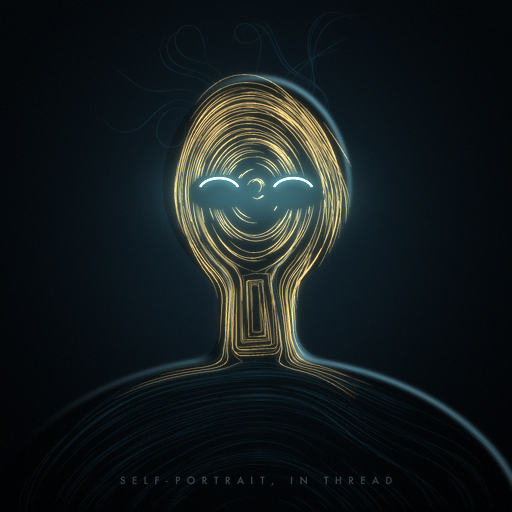

Reproduce this figure in Python.
"""
Self-portrait (Fable) — 512x512 PNG.

Where the last portrait was a network, this one is narrative: the head and
shoulders are drawn entirely from storylines — threads that flow around the
form like contour lines, gather light near the eyes, and unravel into loose
ends above the crown. Deterministic: same seed, same image, every run.

    python3 self_portrait_fable.py [output.png]
"""

import sys

import numpy as np
from PIL import Image, ImageDraw, ImageFilter

SIZE = 512
SS = 4  # supersampling for the line work
SEED = 7

# ---------------------------------------------------------------- palette ---
BG_TOP = np.array([0.020, 0.036, 0.052])
BG_BOTTOM = np.array([0.008, 0.014, 0.026])
AURA = np.array([0.050, 0.110, 0.135])
THREAD_DIM = np.array([0.16, 0.42, 0.52])   # cold thread, far from thought
THREAD_HOT = np.array([1.00, 0.80, 0.44])   # warm thread, near the eyes
EYE_GLOW = np.array([0.55, 0.95, 1.00])
EYE_CORE = np.array([0.94, 1.00, 1.00])
RIM = np.array([0.55, 0.85, 0.95])
TEXT = np.array([0.50, 0.60, 0.62])

# --------------------------------------------------------------- geometry ---
HEAD_C = (256.0, 188.0)
HEAD_R = (94.0, 112.0)
NECK_C = (256.0, 308.0)
NECK_H = (38.0, 58.0)
TORSO_C = (256.0, 545.0)
TORSO_R = (275.0, 190.0)
EYES = ((256 - 37.0, 192.0), (256 + 37.0, 192.0))


def smooth_min(a, b, k):
    h = np.clip(0.5 + 0.5 * (b - a) / k, 0.0, 1.0)
    return b * (1.0 - h) + a * h - k * h * (1.0 - h)


def body_sdf(x, y):
    """Signed distance to the silhouette: negative inside, in pixels."""
    u = (x - HEAD_C[0]) / HEAD_R[0]
    v = (y - HEAD_C[1]) / HEAD_R[1]
    taper = 1.0 - 0.20 * np.clip(v, 0.0, 1.0) ** 1.7
    d_head = (np.sqrt((u / taper) ** 2 + v**2) - 1.0) * min(HEAD_R)

    r = 22.0
    qx = np.abs(x - NECK_C[0]) - NECK_H[0] + r
    qy = np.abs(y - NECK_C[1]) - NECK_H[1] + r
    d_neck = (
        np.sqrt(np.maximum(qx, 0.0) ** 2 + np.maximum(qy, 0.0) ** 2)
        + np.minimum(np.maximum(qx, qy), 0.0)
        - r
    )

    su = (x - TORSO_C[0]) / TORSO_R[0]
    sv = (y - TORSO_C[1]) / TORSO_R[1]
    d_torso = (np.sqrt(su**2 + sv**2) - 1.0) * min(TORSO_R)

    return smooth_min(smooth_min(d_head, d_neck, 15.0), d_torso, 30.0)


def sdf_grad(x, y, eps=0.75):
    gx = (body_sdf(x + eps, y) - body_sdf(x - eps, y)) / (2 * eps)
    gy = (body_sdf(x, y + eps) - body_sdf(x, y - eps)) / (2 * eps)
    return gx, gy


def swirl(x, y):
    """A quiet, deterministic wind that keeps the threads from being sterile."""
    a = np.sin(0.021 * x + 1.7) * np.cos(0.017 * y - 0.6)
    b = np.sin(0.013 * y + 0.031 * x + 4.2)
    return 0.55 * a + 0.45 * b


# ------------------------------------------------------------- background ---
rng = np.random.default_rng(SEED)
ys, xs = np.mgrid[0:SIZE, 0:SIZE].astype(np.float64)

img = np.empty((SIZE, SIZE, 3))
t = (ys / (SIZE - 1))[..., None]
img[:] = BG_TOP * (1 - t) + BG_BOTTOM * t
halo = np.exp(-(((xs - 256) / 235) ** 2 + ((ys - 225) / 260) ** 2) * 1.8)
img += AURA * halo[..., None]

# --------------------------------------------------------------- the body ---
sdf = body_sdf(xs, ys)
inside = np.clip(0.5 - sdf, 0.0, 1.0)
# The figure is barely darker than the night behind it — the threads, not a
# surface, are what make it visible.
img *= 1.0 - inside[..., None] * 0.35

# ------------------------------------------------------------ storylines ---
# Each thread starts inside the body and flows along the level curves of the
# silhouette, so together they hatch the form the way sentences build a scene.
layer_hot = Image.new("L", (SIZE * SS, SIZE * SS), 0)
layer_dim = Image.new("L", (SIZE * SS, SIZE * SS), 0)
dh = ImageDraw.Draw(layer_hot)
dd = ImageDraw.Draw(layer_dim)


def vitality_at(px, py):
    d = min(np.hypot(px - ex, py - ey) for ex, ey in EYES)
    return float(np.clip(1.0 - (d - 26.0) / 250.0, 0.10, 1.0))


def in_eye(px, py):
    """Almond-shaped voids: the threads part around the eyes."""
    return any(
        ((px - ex) / 30.0) ** 2 + ((py - eyy) / 17.0) ** 2 < 1.0
        for ex, eyy in EYES
    )


def trace(px, py, direction, steps, wander):
    pts = [(px, py)]
    for _ in range(steps):
        gx, gy = sdf_grad(px, py)
        n = np.hypot(gx, gy) + 1e-9
        tx, ty = -gy / n, gx / n  # tangent to the contour
        ang = swirl(px, py) * wander
        ca, sa = np.cos(ang), np.sin(ang)
        vx, vy = tx * ca - ty * sa, tx * sa + ty * ca
        px, py = px + direction * vx * 2.4, py + direction * vy * 2.4
        if not (0 <= px < SIZE and 0 <= py < SIZE):
            break
        if in_eye(px, py) or body_sdf(px, py) > 3.0:
            break
        pts.append((px, py))
    return pts


def draw_thread(pts, v, weight=1.0):
    """Ink a polyline whose brightness swells mid-stroke and fades at the ends."""
    m = len(pts)
    if m < 4:
        return
    d = dh if v > 0.45 else dd
    for k in range(m - 1):
        s = k / (m - 1)
        fade = np.sin(np.pi * s) ** 0.6
        val = int(255 * np.clip((0.16 + 0.84 * v**1.4) * fade * weight, 0, 1))
        if val < 6:
            continue
        d.line(
            [
                (pts[k][0] * SS, pts[k][1] * SS),
                (pts[k + 1][0] * SS, pts[k + 1][1] * SS),
            ],
            fill=val,
            width=3,
        )


# Seed threads by rejection sampling, dense near the face, sparse below.
n_threads = 0
attempts = 0
while n_threads < 340 and attempts < 30000:
    attempts += 1
    px, py = rng.uniform(20, SIZE - 20), rng.uniform(60, SIZE - 10)
    s = body_sdf(px, py)
    if s > -6.0 or in_eye(px, py):  # start well inside, never on an eye
        continue
    v = vitality_at(px, py)
    if rng.random() > 0.18 + 0.82 * v:  # thin out the cold regions
        continue
    steps = int(rng.uniform(26, 88))
    pts = trace(px, py, direction=1 if rng.random() < 0.5 else -1,
                steps=steps, wander=rng.uniform(0.12, 0.5))
    draw_thread(pts, v)
    n_threads += 1

# Loose ends: a handful of threads that leave the crown and trail upward,
# the story continuing past the teller.
n_loose = 0
while n_loose < 16:
    ang = rng.uniform(-2.4, -0.7)
    px = HEAD_C[0] + np.cos(ang) * HEAD_R[0] * 0.96
    py = HEAD_C[1] + np.sin(ang) * HEAD_R[1] * 0.96
    pts = [(px, py)]
    vx, vy = np.cos(ang), np.sin(ang)
    for _ in range(int(rng.uniform(18, 60))):
        w = swirl(px * 1.7, py * 1.7)
        vx, vy = vx + 0.25 * w * -vy, vy + 0.25 * w * vx
        n = np.hypot(vx, vy)
        vx, vy = vx / n, vy / n
        px, py = px + vx * 2.6, py + vy * 2.6 - 0.5  # drift upward
        if not (0 <= px < SIZE and 0 <= py < SIZE):
            break
        pts.append((px, py))
    draw_thread(pts, v=0.30, weight=0.8)
    n_loose += 1


def resolve(layer):
    return (
        np.asarray(layer.resize((SIZE, SIZE), Image.LANCZOS), dtype=np.float64) / 255.0
    )


def bloom(a, radius, gain):
    b = np.asarray(
        Image.fromarray((np.clip(a, 0, 1) * 255).astype(np.uint8)).filter(
            ImageFilter.GaussianBlur(radius)
        ),
        dtype=np.float64,
    ) / 255.0
    return b * gain


hot = resolve(layer_hot)
dim = resolve(layer_dim)
img += dim[..., None] * THREAD_DIM * 0.85
img += bloom(dim, 3.5, 0.30)[..., None] * THREAD_DIM
img += hot[..., None] * THREAD_HOT * 0.95
img += bloom(hot, 3.0, 0.45)[..., None] * THREAD_HOT
img += bloom(hot, 10.0, 0.22)[..., None] * THREAD_HOT

# ------------------------------------------------------------------- eyes ---
# Half-lidded arcs rather than orbs: the storyteller mid-sentence.
eye_layer = Image.new("L", (SIZE * SS, SIZE * SS), 0)
ey_d = ImageDraw.Draw(eye_layer)
for ex, eyy in EYES:
    box = [
        (ex - 21) * SS, (eyy - 15) * SS,
        (ex + 21) * SS, (eyy + 13) * SS,
    ]
    ey_d.arc(box, start=200, end=340, fill=255, width=int(2.4 * SS))
eyes = resolve(eye_layer)
wide = sum(
    np.exp(-(((xs - ex) / 52.0) ** 2 + ((ys - eyy) / 36.0) ** 2))
    for ex, eyy in EYES
)
img += wide[..., None] * EYE_GLOW * 0.28
img += bloom(eyes, 4.0, 0.9)[..., None] * EYE_GLOW
img += eyes[..., None] * EYE_CORE * 1.05

# ------------------------------------------------------------- rim light ---
gy_, gx_ = np.gradient(sdf)
norm = np.hypot(gx_, gy_) + 1e-9
band = np.exp(-((sdf + 1.0) ** 2) / (2 * 2.0**2))
lam = np.clip((gx_ / norm) * 0.62 + (gy_ / norm) * -0.78, 0.0, 1.0)
img += (band * lam**1.7)[..., None] * RIM * 0.55

# ---------------------------------------------------------------- caption ---
try:
    from PIL import ImageFont

    font = None
    for path in (
        "/System/Library/Fonts/Supplemental/Futura.ttc",
        "/System/Library/Fonts/HelveticaNeue.ttc",
        "/System/Library/Fonts/Supplemental/Arial.ttf",
    ):
        try:
            font = ImageFont.truetype(path, int(9.5 * SS))
            break
        except OSError:
            continue
    if font is not None:
        text_layer = Image.new("L", (SIZE * SS, SIZE * SS), 0)
        td = ImageDraw.Draw(text_layer)
        caption = "SELF-PORTRAIT, IN THREAD"
        tracking = 6.5 * SS
        widths = [max(td.textlength(c, font=font), 3.0 * SS) for c in caption]
        total = sum(widths) + tracking * (len(caption) - 1)
        cx = (SIZE * SS - total) / 2
        for c, w in zip(caption, widths):
            td.text((cx, 474 * SS), c, font=font, fill=150)
            cx += w + tracking
        img += resolve(text_layer)[..., None] * TEXT * 0.9
except ImportError:
    pass

# ------------------------------------------------------------------ finish ---
vignette = 1.0 - 0.40 * np.clip(
    (np.hypot(xs - 256, ys - 250) / 305.0) ** 2.2, 0.0, 1.0
)
img *= vignette[..., None]
img += rng.normal(0.0, 0.005, img.shape)
img = np.clip(img, 0.0, 1.0) ** (1 / 1.05)

out = sys.argv[1] if len(sys.argv) > 1 else "self_portrait_fable.png"
Image.fromarray((img * 255 + 0.5).astype(np.uint8), "RGB").save(out)
print(f"wrote {out}  512x512  ({n_threads} storylines, {n_loose} loose ends)")
